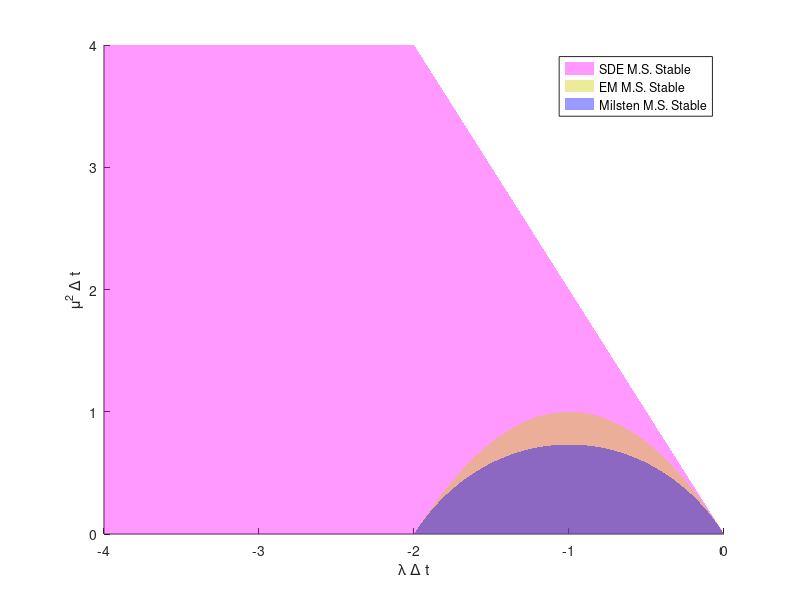

The MATLAB script that drew this image:

y_milstein = @(x) -1+sqrt(1-2*x*(2+x));
y_em = @(x) 1-(1+x)^2;
y_sde = @(x) -2*x;

x = -2:0.01:0;

close all
figure()
hold on
%plot(x, arrayfun(y_sde, x), 'Color', [1 0 1])
%plot(x, arrayfun(y_em, x), 'Color', [0.8 0.8 0])
%plot(x, arrayfun(y_milstein, x), 'Color', [0 0 1])
h(1) = area(x, arrayfun(y_sde, x));
h(2) = area(x, arrayfun(y_em, x));
h(3) = area(x, arrayfun(y_milstein, x));
h(4) = area([-4 -2], [4 4]);
colors = {[1 0 1]; [0.8 0.8 0]; [0 0 1]; [1 0 1]};
for i_ = 1:4
  set(h(i_), 'FaceColor', colors{i_});
  child = get(h(i_), 'Children');
  set(child, 'FaceAlpha', 0.4);
  set(child, 'EdgeColor', 'none');
end
set(gca, 'xlim', [-4 0])
hold off
xlabel('\lambda \Delta t')
ylabel('\mu^2 \Delta t')
lgd = {'SDE M.S. Stable'; 'EM M.S. Stable'; 'Milsten M.S. Stable'};
legend(lgd{:})
